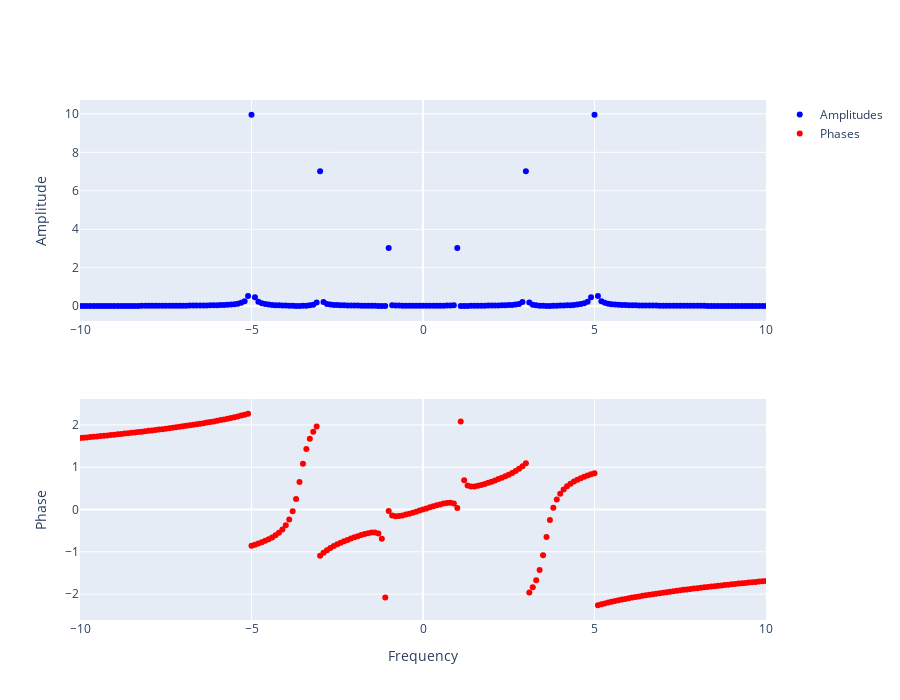

Write notebook code for a chart like this one.
### Code cell
fig = make_subplots(rows=2, cols=1)

fig.add_trace(go.Scatter(x=frequencies / (MAX / SAMPLE_FREQ),
                         y=amplitudes / (data.size // 2),
                         marker=dict(color='blue'),
                         name='Amplitudes',
                         mode='markers'),
              col=1, row=1)

fig.add_trace(go.Scatter(x=frequencies / (MAX / SAMPLE_FREQ),
                         y=phases,
                         marker=dict(color='red'),
                         name='Phases',
                         mode='markers'),
              col=1, row=2)

fig.update_xaxes(title='', range=[-10, 10], col=1, row=1)
fig.update_yaxes(title='Amplitude', col=1, row=1)

fig.update_xaxes(title='Frequency', range=[-10, 10], col=1, row=2)
fig.update_yaxes(title='Phase', col=1, row=2)

fig.update_layout(height=700)

fig.show()

### Figure 1 — Plotly figure (JSON) as saved in the notebook; plotly's stock layout.template omitted (floating-point values rounded to 4 significant figures; data arrays with more than 128 entries replaced by an {"elided": "..."} marker saying what was removed)
{"data": [{"marker": {"color": "blue"}, "mode": "markers", "name": "Amplitudes", "x": {"elided": "1000 float values"}, "y": {"elided": "1000 float values"}, "type": "scatter", "xaxis": "x", "yaxis": "y"}, {"marker": {"color": "red"}, "mode": "markers", "name": "Phases", "x": {"elided": "1000 float values"}, "y": {"elided": "1000 float values"}, "type": "scatter", "xaxis": "x2", "yaxis": "y2"}], "layout": {"xaxis": {"anchor": "y", "domain": [0.0, 1.0], "title": {"text": ""}, "range": [-10, 10]}, "yaxis": {"anchor": "x", "domain": [0.575, 1.0], "title": {"text": "Amplitude"}}, "xaxis2": {"anchor": "y2", "domain": [0.0, 1.0], "title": {"text": "Frequency"}, "range": [-10, 10]}, "yaxis2": {"anchor": "x2", "domain": [0.0, 0.425], "title": {"text": "Phase"}}, "height": 700}}
